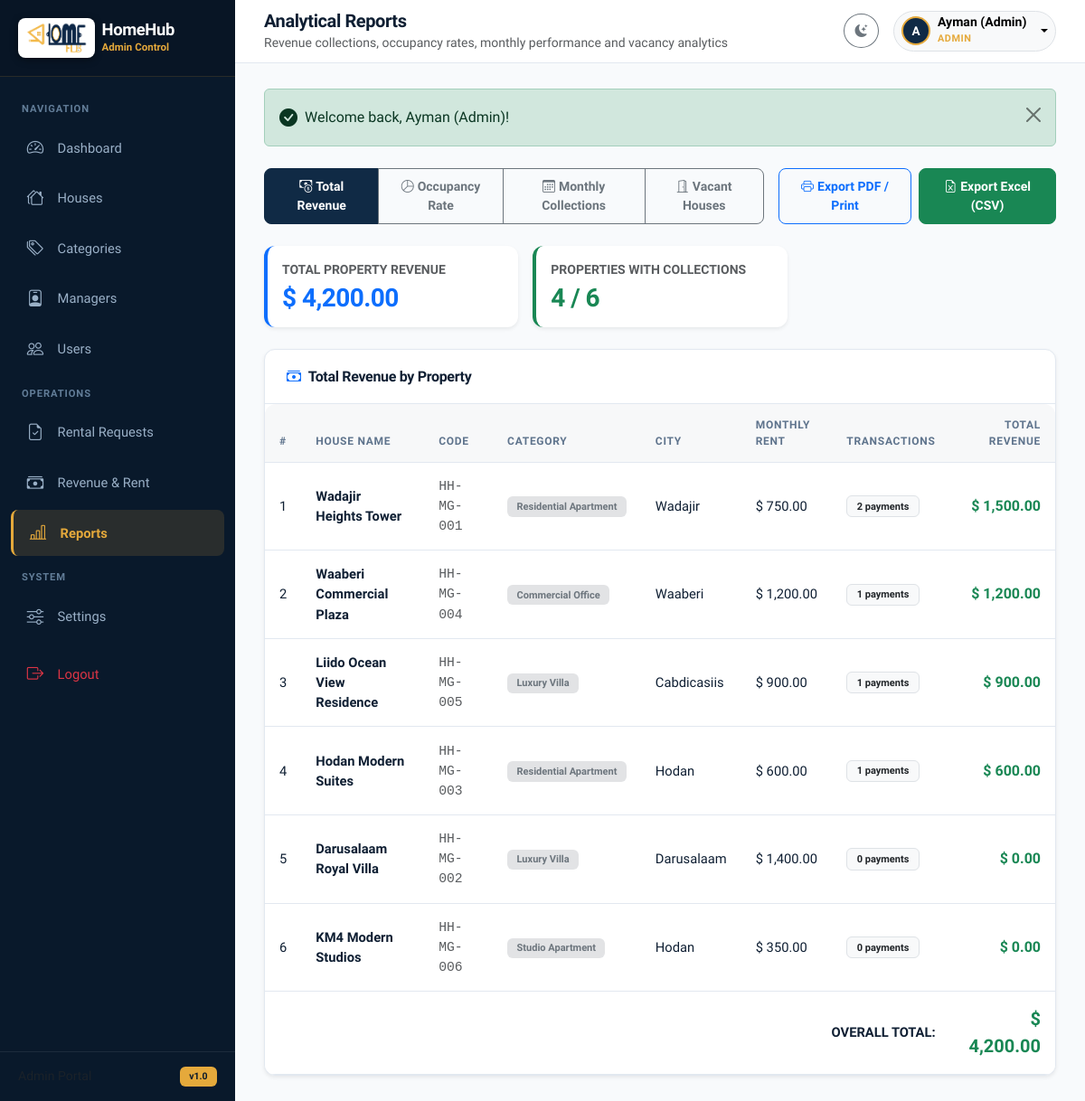
The app's page /admin/reports.php (signed in), older data.
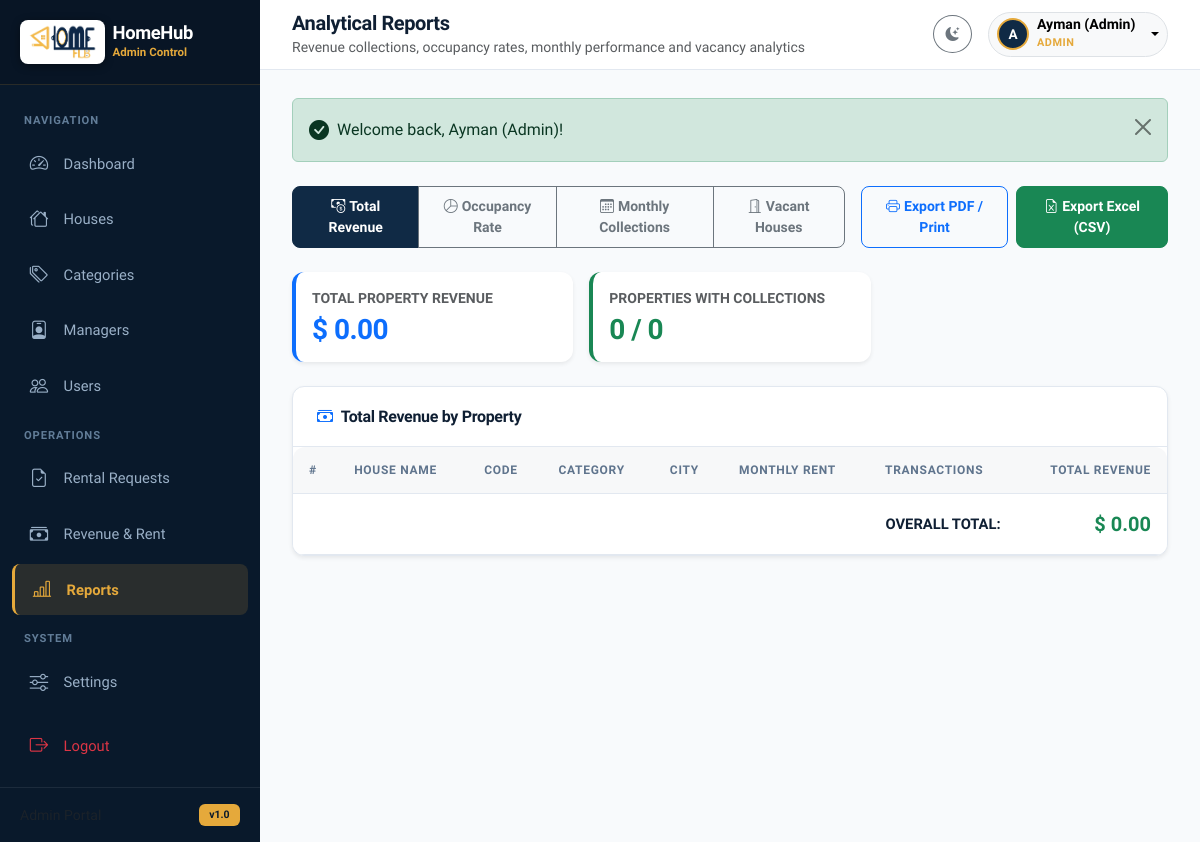
The same page, newer data.
### tables this page shows
CREATE TABLE IF NOT EXISTS `houses` (
  `id` INT AUTO_INCREMENT PRIMARY KEY,
  `category_id` INT NOT NULL,
  `manager_id` INT NULL,
  `house_name` VARCHAR(150) NOT NULL,
  `house_code` VARCHAR(50) NOT NULL UNIQUE,
  `address` VARCHAR(255) NOT NULL,
  `city` VARCHAR(100) NOT NULL,
  `rent_price` DECIMAL(10,2) NOT NULL,
  `total_apartments` INT NOT NULL DEFAULT 1,
  `occupied_apartments` INT NOT NULL DEFAULT 0,
  `vacant_apartments` INT NOT NULL DEFAULT 1,
  `description` TEXT NULL,
  `image` VARCHAR(255) NULL,
  `created_at` TIMESTAMP DEFAULT CURRENT_TIMESTAMP,
  FOREIGN KEY (`category_id`) REFERENCES `categories`(`id`) ON DELETE CASCADE,
  FOREIGN KEY (`manager_id`) REFERENCES `users`(`id`) ON DELETE SET NULL
);

CREATE TABLE IF NOT EXISTS `categories` (
  `id` INT AUTO_INCREMENT PRIMARY KEY,
  `category_name` VARCHAR(100) NOT NULL,
  `description` VARCHAR(255) NULL,
  `created_at` TIMESTAMP DEFAULT CURRENT_TIMESTAMP
);

CREATE TABLE IF NOT EXISTS `settings` (
  `id` INT AUTO_INCREMENT PRIMARY KEY,
  `setting_key` VARCHAR(50) NOT NULL UNIQUE,
  `setting_value` TEXT NULL
);

### config/config.php (called while the page is built, shortened)
<?php
function get_setting(PDO $pdo, string $key, string $default = ''): string {
    static $settingsCache = [];
    try {
        $stmt = $pdo->prepare("SELECT setting_value FROM settings WHERE setting_key = ? LIMIT 1");
        $stmt->execute([$key]);
        $val = $stmt->fetchColumn();
        $settingsCache[$key] = $val !== false ? (string)$val : $default;
        return $settingsCache[$key];
    } catch (Exception $e) {
        return $default;
    }
}

### includes/functions.php (called while the page is built, shortened)
<?php
function e(?string $string): string {
    return htmlspecialchars((string)($string ?? ''), ENT_QUOTES, 'UTF-8');
}
function format_currency(float|int|string $amount, string $currency = '$'): string {
    $num = (float)$amount;
    return $currency . ' ' . number_format($num, 2);
}

### admin/reports.php (the view, shortened to what the changed rows need)
<?php
require_once __DIR__ . '/../config/config.php';
require_once __DIR__ . '/../includes/functions.php';
require_once __DIR__ . '/../includes/auth.php';
$currency = get_setting($pdo, 'currency', '$');
$activeReport = trim($_GET['type'] ?? 'revenue');
$revenueData = $pdo->query("
    SELECT h.id, h.house_name, h.house_code, h.city, c.category_name, h.rent_price,
           COUNT(p.id) as payment_count,
           COALESCE(SUM(p.amount), 0) as total_collected
    FROM houses h
    JOIN categories c ON h.category_id = c.id
    LEFT JOIN payments p ON h.id = p.house_id
    GROUP BY h.id
    ORDER BY total_collected DESC
")->fetchAll();
$overallRevenue = array_sum(array_column($revenueData, 'total_collected'));
require_once __DIR__ . '/../includes/header.php';
?>
<div class="app-wrapper">
    <div class="app-main">
        <main class="content-wrapper">
            <?php if ($activeReport === 'revenue'): ?>
                <div class="row g-3 mb-4">
                    <div class="col-md-6 col-lg-4">
                        <div class="card p-3 shadow-sm border-0 border-start border-primary border-4">
                            <small class="text-muted fw-bold text-uppercase">Total Property Revenue</small>
                            <h3 class="fw-bolder text-primary mb-0 mt-1"><?= format_currency($overallRevenue, $currency); ?></h3>
                        </div>
                    </div>
                    <div class="col-md-6 col-lg-4">
                        <div class="card p-3 shadow-sm border-0 border-start border-success border-4">
                            <small class="text-muted fw-bold text-uppercase">Properties with Collections</small>
                            <h3 class="fw-bolder text-success mb-0 mt-1"><?= count(array_filter($revenueData, fn($r) => (float)$r['total_collected'] > 0)); ?> / <?= count($revenueData); ?></h3>
                        </div>
                    </div>
                </div>
                <div class="card shadow-sm">
                    <div class="card-header">
                        <h6 class="mb-0 fw-bold"><i class="bi bi-cash-stack text-primary me-2"></i>Total Revenue by Property</h6>
                    </div>
                    <div class="card-body p-0">
                        <div class="table-responsive">
                            <table class="table table-hover align-middle mb-0" id="activeReportTable">
                                <thead>
                                    <tr>
                                        <th>#</th>
                                        <th>House Name</th>
                                        <th>Code</th>
                                        <th>Category</th>
                                        <th>City</th>
                                        <th>Monthly Rent</th>
                                        <th>Transactions</th>
                                        <th class="text-end">Total Revenue</th>
                                    </tr>
                                </thead>
                                <tbody>
                                    <?php foreach ($revenueData as $i => $r): ?>
                                        <tr>
                                            <td><?= $i + 1; ?></td>
                                            <td class="fw-bold"><?= e($r['house_name']); ?></td>
                                            <td class="font-monospace text-muted"><?= e($r['house_code']); ?></td>
                                            <td><span class="badge bg-secondary-subtle text-secondary"><?= e($r['category_name']); ?></span></td>
                                            <td><?= e($r['city']); ?></td>
                                            <td><?= format_currency($r['rent_price'], $currency); ?></td>
                                            <td><span class="badge bg-light text-dark border"><?= (int)$r['payment_count']; ?> payments</span></td>
                                            <td class="text-end fw-bold fs-6 text-success"><?= format_currency($r['total_collected'], $currency); ?></td>
                                        </tr>
                                    <?php endforeach; ?>
                                </tbody>
                                <tfoot>
                                    <tr class="fw-bold bg-light">
                                        <td colspan="7" class="text-end">OVERALL TOTAL:</td>
                                        <td class="text-end text-success fs-5"><?= format_currency($overallRevenue, $currency); ?></td>
                                    </tr>
                                </tfoot>
                            </table>
                        </div>
                    </div>
                </div>
            <?php endif; ?>
        </main>
    </div>
</div>
<?php require_once __DIR__ . '/../includes/footer.php'; ?>

Row changes from the older to the newer data that the page shows:
removed houses: house_name "Wadajir Heights Tower", house_code "HH-MG-001", category.category_name "Residential Apartment", city "Wadajir", rent_price "$ 750.00", payment_count "2", total_collected "$ 1,500.00"
removed houses: house_name "Waaberi Commercial Plaza", house_code "HH-MG-004", category.category_name "Commercial Office", city "Waaberi", rent_price "$ 1,200.00", payment_count "1", total_collected "$ 1,200.00"
removed houses: house_name "Liido Ocean View Residence", house_code "HH-MG-005", category.category_name "Luxury Villa", city "Cabdicasiis", rent_price "$ 900.00", payment_count "1", total_collected "$ 900.00"
removed houses: house_name "Hodan Modern Suites", house_code "HH-MG-003", category.category_name "Residential Apartment", city "Hodan", rent_price "$ 600.00", payment_count "1", total_collected "$ 600.00"
removed houses: house_name "Darusalaam Royal Villa", house_code "HH-MG-002", category.category_name "Luxury Villa", city "Darusalaam", rent_price "$ 1,400.00", payment_count "0", total_collected "$ 0.00"
removed houses: house_name "KM4 Modern Studios", house_code "HH-MG-006", category.category_name "Studio Apartment", city "Hodan", rent_price "$ 350.00", payment_count "0", total_collected "$ 0.00"
now on this page (row unchanged): settings: setting_value "$ 0.00"
Text that changed along with them:
count($revenueData): "6" → "0"
format_currency($overallRevenue, $currency): "$ 4,200.00" → (not shown)
text no longer shown: "4"
text now shown: "0"
